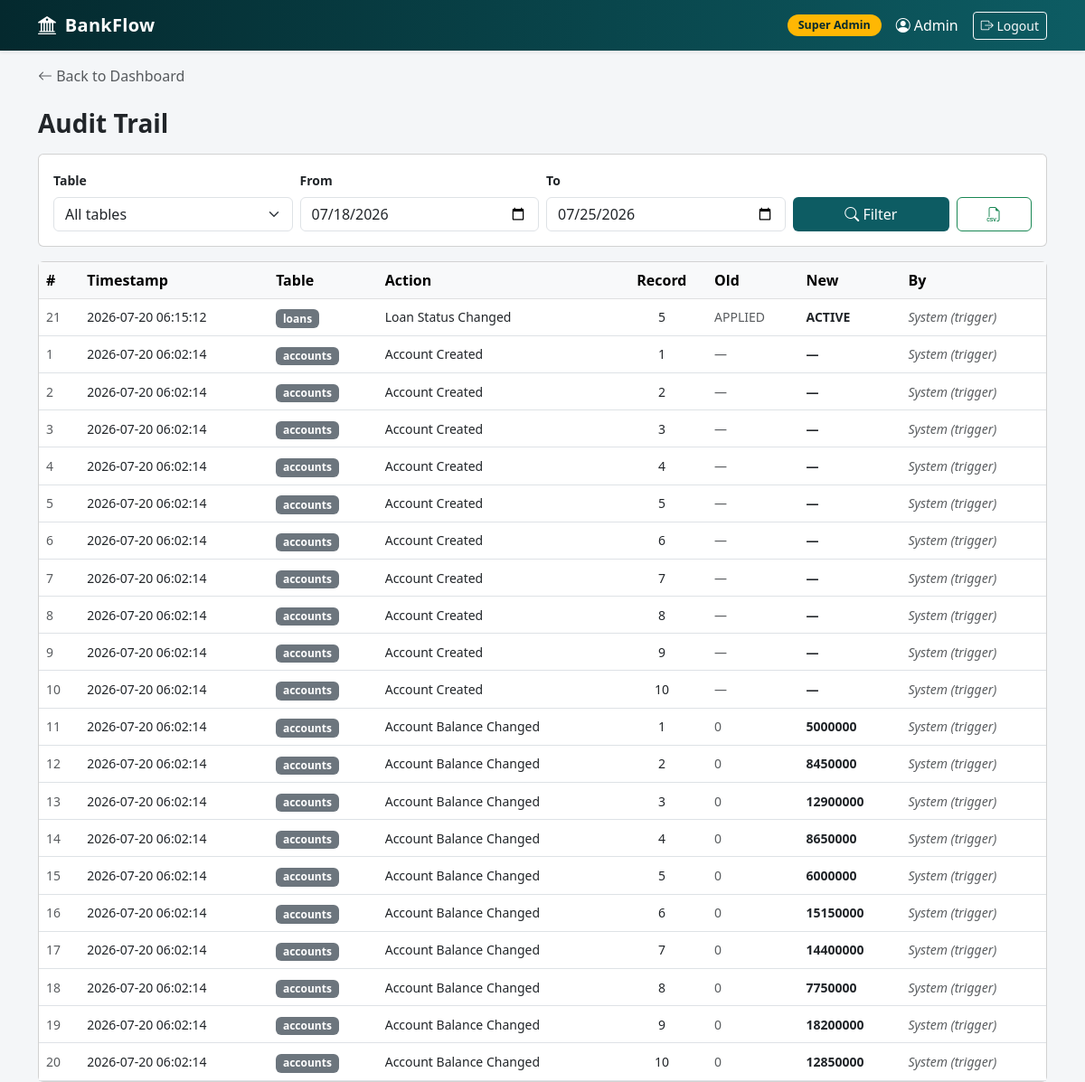
The app's page /reports/audit (signed in) with its own data.
### tables this page shows
CREATE TABLE users (
    user_id INTEGER PRIMARY KEY,
    username TEXT UNIQUE NOT NULL,
    password_hash TEXT NOT NULL,
    user_role TEXT NOT NULL CHECK (user_role IN ('SUPER_ADMIN','MANAGER','CUSTOMER')),
    is_active INTEGER NOT NULL DEFAULT 1 CHECK (is_active IN (0,1)),
    created_at TEXT NOT NULL DEFAULT (datetime('now')),
    branch_id INTEGER,
    customer_id INTEGER,
    FOREIGN KEY (branch_id) REFERENCES branches(branch_id),
    FOREIGN KEY (customer_id) REFERENCES customers(customer_id)
);

CREATE TABLE audit_log(
    log_id INTEGER PRIMARY KEY,
    table_name TEXT NOT NULL,
    log_action TEXT NOT NULL,
    record_id INTEGER NOT NULL,
    old_value TEXT ,
    new_value TEXT ,
    changed_by INTEGER,
    changed_at TEXT NOT NULL DEFAULT (datetime('now')),
    FOREIGN KEY (changed_by) REFERENCES users(user_id)
);

### routes/reports.py (the view)
@bp.route("/audit")
@login_required
@role_required("SUPER_ADMIN")
def audit():
    rows, table_name, from_date, to_date = _audit_data()
    return render_template("reports/audit.html", rows=rows, table_name=table_name,
                           from_date=from_date, to_date=to_date)

### auth.py (called while the page is built)
@login_manager.user_loader
def load_user(user_id):
    row=query("SELECT * FROM users WHERE user_id=?",(user_id,),one=True)
    return User(row) if row else None

def role_required(*roles):
    def decorater(f):
        @wraps(f)
        def wrapper (*args,**kwargs):
            if current_user.role not in roles:
                abort(403)
            return f(*args,**kwargs)
        return wrapper
    return decorater

### db.py (called while the page is built)
def get_db():
    if 'db' not in g:
        g.db=sqlite3.connect(config.DB_PATH)
        g.db.row_factory=sqlite3.Row
        g.db.execute("PRAGMA foreign_keys=ON")
    return g.db

def query(sql,params=(),one=False):
    rows=get_db().execute(sql,params).fetchall()
    if one:
        return rows[0]  if rows else None
    return rows

### routes/reports.py (called while the page is built)
def _today():
    return datetime.now().strftime("%Y-%m-%d")

def _days_ago(n):
    return (datetime.now() - timedelta(days=n)).strftime("%Y-%m-%d")

def _audit_data():
    table_name = request.args.get("table_name") or ""
    from_date = request.args.get("from_date") or _days_ago(7)
    to_date = request.args.get("to_date") or _today()
    sql = """SELECT al.*, u.username
             FROM audit_log al
             LEFT JOIN users u ON u.user_id = al.changed_by
             WHERE date(al.changed_at) BETWEEN ? AND ?"""
    if table_name:
        sql += " AND al.table_name = ?"
        params = (from_date, to_date, table_name)
    else:
        params = (from_date, to_date)
    sql += " ORDER BY al.changed_at DESC LIMIT 500"
    return query(sql, params), table_name, from_date, to_date

### templates/reports/audit.html (shortened to what this page needs)
{% extends "base.html" %}
{% block back_link %}
<a href="{{ url_for('dashboard') }}" class="text-decoration-none text-muted">
    <i class="bi bi-arrow-left"></i> Back to Dashboard
</a>
{% endblock %}
{% block content %}
<h3 class="fw-bold mb-3">Audit Trail</h3>
<div class="card mb-3">
    <div class="card-body">
        <form method="get" class="row g-2 align-items-end">
            <div class="col-md-3">
                <label class="form-label small fw-semibold">Table</label>
                <select name="table_name" class="form-select">
                    <option value="">All tables</option>
                </select>
            </div>
            <div class="col-md-3">
                <label class="form-label small fw-semibold">From</label>
                <input type="date" name="from_date" value="{{ from_date }}" class="form-control">
            </div>
            <div class="col-md-3">
                <label class="form-label small fw-semibold">To</label>
                <input type="date" name="to_date" value="{{ to_date }}" class="form-control">
            </div>
            <div class="col-md-2">
                <button class="btn text-white w-100" style="background: var(--brand);">
                    <i class="bi bi-search"></i> Filter
                </button>
            </div>
            <div class="col-md-1">
                <a href="{{ url_for('reports.audit_csv', table_name=table_name, from_date=from_date, to_date=to_date) }}"
                    class="btn btn-outline-success w-100" title="Export CSV">
                    <i class="bi bi-filetype-csv"></i>
                </a>
            </div>
        </form>
    </div>
</div>
<div class="card">
    <div class="table-responsive">
        <table class="table table-hover align-middle mb-0">
            <thead class="table-light">
                <tr>
                    <th>#</th>
                    <th>Timestamp</th>
                    <th>Table</th>
                    <th>Action</th>
                    <th class="text-center">Record</th>
                    <th>Old</th>
                    <th>New</th>
                    <th>By</th>
                </tr>
            </thead>
            <tbody>
                {% for r in rows %}
                <tr>
                    <td class="small text-muted">{{ r.log_id }}</td>
                    <td class="small">{{ r.changed_at[:19] }}</td>
                    <td><span class="badge bg-secondary">{{ r.table_name }}</span></td>
                    <td class="small">{{ r.log_action }}</td>
                    <td class="text-center small">{{ r.record_id }}</td>
                    <td class="small text-muted">{{ r.old_value or '—' }}</td>
                    <td class="small fw-semibold">{{ r.new_value or '—' }}</td>
                    <td class="small">
                        {% if r.username %}
                        {{ r.username }}
                        {% else %}
                        <em class="text-muted">System (trigger)</em>
                        {% endif %}
                    </td>
                </tr>
                {% else %}
                <tr>
                    <td colspan="8" class="text-center text-muted py-4">No audit entries in this period</td>
                </tr>
                {% endfor %}
            </tbody>
        </table>
    </div>
</div>
{% endblock %}

### templates/base.html (shortened to what this page needs)
<!DOCTYPE html>
<html lang="en">
<head>
    <link href="https://cdn.jsdelivr.net/npm/bootstrap@5.3.0/dist/css/bootstrap.min.css" rel="stylesheet">
    <link href="https://cdn.jsdelivr.net/npm/bootstrap-icons@1.11.0/font/bootstrap-icons.css" rel="stylesheet">
</head>
<body>
    {% if current_user.is_authenticated %}
    <nav class="navbar navbar-expand navbar-dark bg-brand shadow-sm">
        <div class="container">
            <a class="navbar-brand" href="{{ url_for('dashboard') }}">
                <i class="bi bi-bank2 me-1"></i> BankFlow
            </a>
            <div class="navbar-nav ms-auto align-items-center">
                <span class="role-badge me-3">
                    {% if current_user.role == 'SUPER_ADMIN' %}Super Admin
                    {% elif current_user.role == 'MANAGER' %}Bank Manager
                    {% else %}Customer{% endif %}
                </span>
                <span class="navbar-text text-white me-3">
                    <i class="bi bi-person-circle me-1"></i>{{ current_user.username }}
                </span>
                <a class="btn btn-sm btn-outline-light" href="{{ url_for('auth.logout') }}">
                    <i class="bi bi-box-arrow-right"></i> Logout
                </a>
            </div>
        </div>
    </nav>
    {% endif %}
    <div class="container mt-3">
        {% block back_link %}{% endblock %}
    </div>
    <div class="container mt-4">
        {% block content %}{% endblock %}
    </div>
</body>
</html>

### templates/base.html (style rules this page uses)
:root { --brand: #0d5c63; --brand-dark: #04292e; --accent: #ffb703; }
body { background: #f4f6f8; font-family: 'Segoe UI', system-ui, sans-serif; }
.navbar-brand { font-weight: 700; letter-spacing: .3px; }
.bg-brand { background: linear-gradient(90deg, var(--brand-dark), var(--brand)); }
.role-badge { background: var(--accent); color: var(--brand-dark); font-weight: 600; padding: 3px 12px; border-radius: 20px; font-size: .78rem; }

### records on screen
users: username "Admin"
audit_log: log_id "21", changed_at "2026-07-20 06:15:12", table_name "loans", log_action "Loan Status Changed", record_id "5", old_value "APPLIED", new_value "ACTIVE"
audit_log: log_id "1", changed_at "2026-07-20 06:02:14", table_name "accounts", log_action "Account Created", record_id "1", old_value "—", new_value "—"
audit_log: log_id "2", changed_at "2026-07-20 06:02:14", table_name "accounts", log_action "Account Created", record_id "2", old_value "—", new_value "—"
audit_log: log_id "3", changed_at "2026-07-20 06:02:14", table_name "accounts", log_action "Account Created", record_id "3", old_value "—", new_value "—"
audit_log: log_id "4", changed_at "2026-07-20 06:02:14", table_name "accounts", log_action "Account Created", record_id "4", old_value "—", new_value "—"
audit_log: log_id "5", changed_at "2026-07-20 06:02:14", table_name "accounts", log_action "Account Created", record_id "5", old_value "—", new_value "—"
audit_log: log_id "6", changed_at "2026-07-20 06:02:14", table_name "accounts", log_action "Account Created", record_id "6", old_value "—", new_value "—"
audit_log: log_id "7", changed_at "2026-07-20 06:02:14", table_name "accounts", log_action "Account Created", record_id "7", old_value "—", new_value "—"
audit_log: log_id "8", changed_at "2026-07-20 06:02:14", table_name "accounts", log_action "Account Created", record_id "8", old_value "—", new_value "—"
audit_log: log_id "9", changed_at "2026-07-20 06:02:14", table_name "accounts", log_action "Account Created", record_id "9", old_value "—", new_value "—"
audit_log: log_id "10", changed_at "2026-07-20 06:02:14", table_name "accounts", log_action "Account Created", record_id "10", old_value "—", new_value "—"
audit_log: log_id "11", changed_at "2026-07-20 06:02:14", table_name "accounts", log_action "Account Balance Changed", record_id "1", old_value "0", new_value "5000000"
audit_log: log_id "12", changed_at "2026-07-20 06:02:14", table_name "accounts", log_action "Account Balance Changed", record_id "2", old_value "0", new_value "8450000"
audit_log: log_id "13", changed_at "2026-07-20 06:02:14", table_name "accounts", log_action "Account Balance Changed", record_id "3", old_value "0", new_value "12900000"
audit_log: log_id "14", changed_at "2026-07-20 06:02:14", table_name "accounts", log_action "Account Balance Changed", record_id "4", old_value "0", new_value "8650000"
audit_log: log_id "15", changed_at "2026-07-20 06:02:14", table_name "accounts", log_action "Account Balance Changed", record_id "5", old_value "0", new_value "6000000"
audit_log: log_id "16", changed_at "2026-07-20 06:02:14", table_name "accounts", log_action "Account Balance Changed", record_id "6", old_value "0", new_value "15150000"
audit_log: log_id "17", changed_at "2026-07-20 06:02:14", table_name "accounts", log_action "Account Balance Changed", record_id "7", old_value "0", new_value "14400000"
audit_log: log_id "18", changed_at "2026-07-20 06:02:14", table_name "accounts", log_action "Account Balance Changed", record_id "8", old_value "0", new_value "7750000"
audit_log: log_id "19", changed_at "2026-07-20 06:02:14", table_name "accounts", log_action "Account Balance Changed", record_id "9", old_value "0", new_value "18200000"
audit_log: log_id "20", changed_at "2026-07-20 06:02:14", table_name "accounts", log_action "Account Balance Changed", record_id "10", old_value "0", new_value "12850000"
